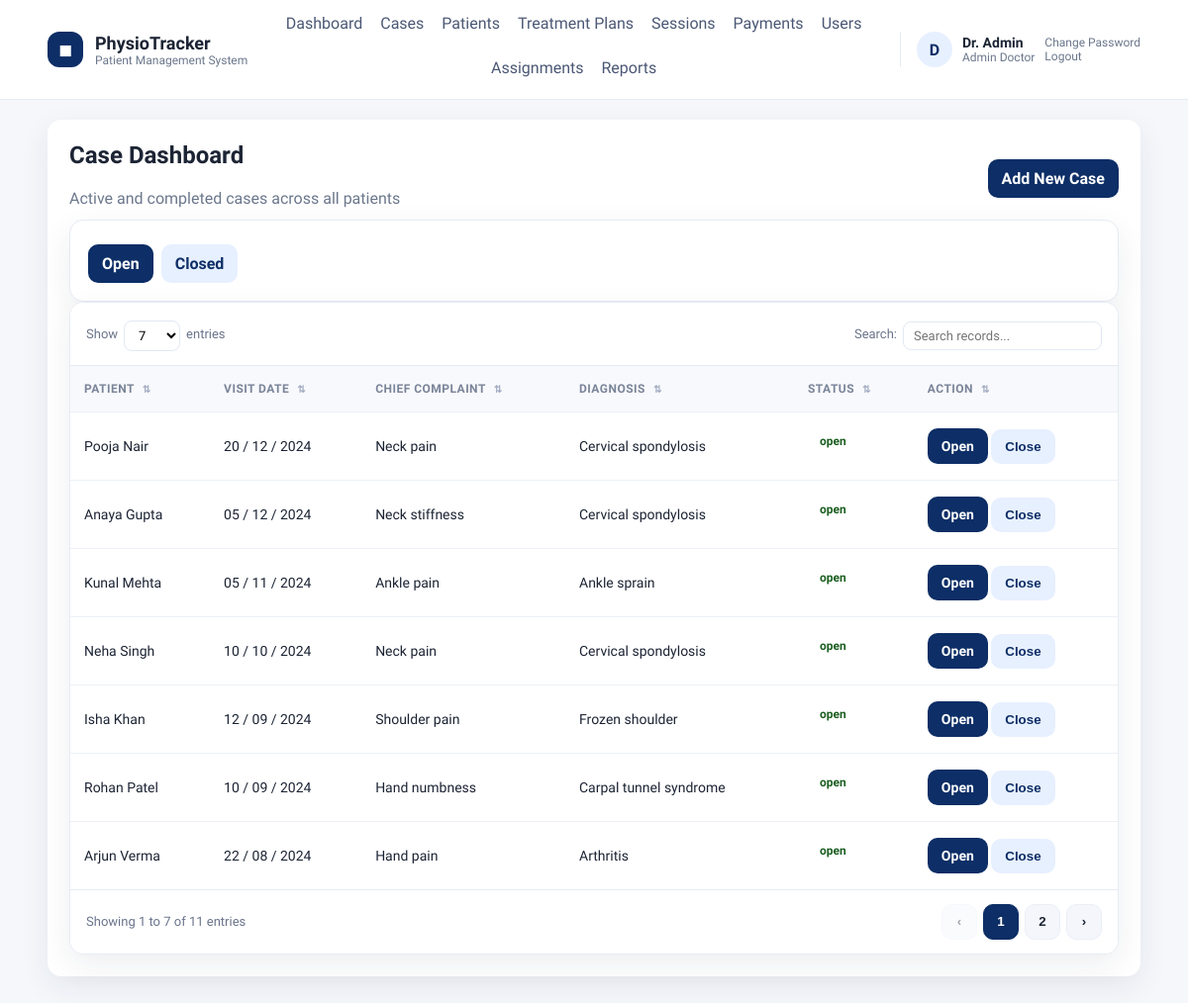
The page /admin/cases.php (signed in) on the database its author committed.
### tables this page shows
CREATE TABLE users (
    id INT AUTO_INCREMENT PRIMARY KEY,
    role ENUM('admin_doctor','sub_doctor','receptionist','patient') NOT NULL,
    name VARCHAR(120) NOT NULL,
    email VARCHAR(180) NOT NULL UNIQUE,
    password_hash VARCHAR(255) NOT NULL,
    security_question VARCHAR(255) NOT NULL,
    security_answer_hash VARCHAR(255) NOT NULL,
    active TINYINT(1) NOT NULL DEFAULT 1,
    can_view_reports TINYINT(1) NOT NULL DEFAULT 1,
    created_at TIMESTAMP DEFAULT CURRENT_TIMESTAMP
);

CREATE TABLE patient_cases (
    id INT AUTO_INCREMENT PRIMARY KEY,
    patient_id INT NOT NULL,
    visit_date DATETIME NOT NULL,
    condition_duration VARCHAR(100),
    status ENUM('open','closed') NOT NULL DEFAULT 'open',
    closed_at DATE NULL,
    closed_notes TEXT,
    chief_complain TEXT,
    history_present_illness TEXT,
    past_medical_history TEXT,
    surgical_history TEXT,
    family_history TEXT,
    socio_economic_status TEXT,
    observation_built TEXT,
    observation_attitude_limb TEXT,
    observation_posture TEXT,
    observation_deformity TEXT,
    aids_applications TEXT,
    gait TEXT,
    palpation_tenderness TEXT,
    palpation_oedema VARCHAR(50),
    palpation_warmth TEXT,
    palpation_crepitus TEXT,
    examination_rom TEXT,
    muscle_power TEXT,
    muscle_bulk TEXT,
    ligament_instability TEXT,
    pain_type TEXT,
    pain_site TEXT,
    pain_nature TEXT,
    pain_aggravating_factor TEXT,
    pain_relieving_factor TEXT,
    pain_measurement TINYINT NULL,
    gait_assessment TEXT,
    diagnosis TEXT,
    treatment_goals TEXT,
    created_by INT NULL,
    created_at TIMESTAMP DEFAULT CURRENT_TIMESTAMP,
    FOREIGN KEY (patient_id) REFERENCES patients(id) ON DELETE CASCADE
);

CREATE TABLE patients (
    id INT AUTO_INCREMENT PRIMARY KEY,
    user_id INT NULL,
    first_name VARCHAR(80) NOT NULL,
    last_name VARCHAR(80) NOT NULL,
    age INT NULL,
    gender VARCHAR(20),
    dob DATE NULL,
    occupation VARCHAR(120),
    assessment_date DATE NULL,
    dominance VARCHAR(50),
    condition_duration VARCHAR(100),
    phone VARCHAR(40),
    address VARCHAR(255),
    emergency_contact VARCHAR(120),
    chief_complain TEXT,
    history_present_illness TEXT,
    past_medical_history TEXT,
    surgical_history TEXT,
    family_history TEXT,
    socio_economic_status TEXT,
    observation_built TEXT,
    observation_attitude_limb TEXT,
    observation_posture TEXT,
    observation_deformity TEXT,
    aids_applications TEXT,
    gait TEXT,
    palpation_tenderness TEXT,
    palpation_oedema VARCHAR(50),
    palpation_warmth TEXT,
    palpation_crepitus TEXT,
    examination_rom TEXT,
    muscle_power TEXT,
    muscle_bulk TEXT,
    ligament_instability TEXT,
    pain_type TEXT,
    pain_site TEXT,
    pain_nature TEXT,
    pain_aggravating_factor TEXT,
    pain_relieving_factor TEXT,
    pain_measurement TINYINT NULL,
    gait_assessment TEXT,
    diagnosis TEXT,
    treatment_goals TEXT,
    created_by INT NULL,
    created_at TIMESTAMP DEFAULT CURRENT_TIMESTAMP,
    FOREIGN KEY (user_id) REFERENCES users(id) ON DELETE SET NULL
);

### db.php (called while the page is built, shortened)
<?php
function db(): PDO
{
    static $pdo = null;
    if ($pdo === null) {
        $dsn = 'mysql:host=' . DB_HOST . ';dbname=' . DB_NAME . ';charset=utf8mb4';
        $pdo = new PDO($dsn, DB_USER, DB_PASS, [
            PDO::ATTR_ERRMODE => PDO::ERRMODE_EXCEPTION,
            PDO::ATTR_DEFAULT_FETCH_MODE => PDO::FETCH_ASSOC,
        ]);
    }
    return $pdo;
}

### auth.php (called while the page is built, shortened)
<?php
require_once __DIR__ . '/db.php';
require_once __DIR__ . '/helpers.php';
function current_user(): ?array
{
    $stmt = db()->prepare('SELECT * FROM users WHERE id = ?');
    $stmt->execute([$_SESSION['user_id']]);
    $user = $stmt->fetch();
    return $user ?: null;
}

### helpers.php (called while the page is built, shortened)
<?php
require_once __DIR__ . '/db.php';
function e(string $value): string
{
    return htmlspecialchars($value, ENT_QUOTES, 'UTF-8');
}

### admin/cases.php (the view, shortened to what this page needs)
<?php
require_once __DIR__ . '/../auth.php';
require_once __DIR__ . '/../helpers.php';
$pdo = db();
$patientId = (int) ($_GET['patient_id'] ?? 0);
$status = trim($_GET['status'] ?? 'open');
$query = '
    SELECT pc.*, p.first_name, p.last_name
    FROM patient_cases pc
    JOIN patients p ON p.id = pc.patient_id
    WHERE 1=1
';
$params = [];
if ($status !== '') {
    $query .= ' AND pc.status = ?';
    $params[] = $status;
}
$query .= ' ORDER BY pc.visit_date DESC';
$stmt = $pdo->prepare($query);
$stmt->execute($params);
$cases = $stmt->fetchAll();
require __DIR__ . '/../layout/header.php';
?>
<div class="page-header">
    <div>
        <h2>Case Dashboard</h2>
        <div class="page-subtitle">Active and completed cases across all patients</div>
    </div>
    <div class="form-actions">
        <a class="btn" href="case_add.php<?php echo $patientId ? ('?patient_id=' . $patientId) : ''; ?>">Add New Case</a>
    </div>
</div>
<div class="section-card" style="margin-top: 12px;">
    <div class="chip-group">
        <a class="btn <?php echo $status === 'open' ? '' : 'ghost'; ?>" href="cases.php?status=open">Open</a>
        <a class="btn <?php echo $status === 'closed' ? '' : 'ghost'; ?>" href="cases.php?status=closed">Closed</a>
    </div>
</div>
<div class="table-wrap">
<table class="data-table" data-page-size="7">
    <thead>
    <tr>
        <th>Patient</th>
        <th>Visit Date</th>
        <th>Chief Complaint</th>
        <th>Diagnosis</th>
        <th>Status</th>
        <th>Action</th>
    </tr>
    </thead>
    <tbody>
    <?php foreach ($cases as $case): ?>
        <tr>
            <td><?php echo e($case['first_name'] . ' ' . $case['last_name']); ?></td>
            <td><?php echo e($case['visit_date'] ? date('d / m / Y', strtotime($case['visit_date'])) : ''); ?></td>
            <td><?php echo e($case['chief_complain']); ?></td>
            <td><?php echo e($case['diagnosis']); ?></td>
            <td><span class="badge <?php echo $case['status'] === 'open' ? 'success' : 'muted'; ?>"><?php echo e($case['status']); ?></span></td>
            <td>
                <a class="btn" href="case_view.php?case_id=<?php echo $case['id']; ?>">Open</a>
                <?php if ($case['status'] === 'open'): ?>
                    <form method="post" style="display:inline-block">
                        <button class="btn ghost" type="submit">Close</button>
                    </form>
                <?php endif; ?>
            </td>
        </tr>
    <?php endforeach; ?>
    </tbody>
</table>
</div>
<?php require __DIR__ . '/../layout/footer.php'; ?>

### layout/header.php (shortened to what this page needs)
<?php
require_once __DIR__ . '/../auth.php';
require_once __DIR__ . '/../helpers.php';
$user = current_user();
$role = $user['role'] ?? '';
$menu = [];
if ($user) {
    if ($role === 'admin_doctor') {
        $menu = [
            'Dashboard' => 'admin/dashboard.php',
            'Cases' => 'admin/cases.php',
            'Patients' => 'admin/patients.php',
            'Treatment Plans' => 'admin/treatment_plans.php',
            'Sessions' => 'admin/sessions.php',
            'Payments' => 'admin/payments.php',
            'Users' => 'admin/users.php',
            'Assignments' => 'admin/assignments.php',
        ];
        if ((int) $user['can_view_reports'] === 1) {
            $menu['Reports'] = 'admin/reports.php';
        }
    } elseif ($role === 'sub_doctor') {
        $menu = [
            'Dashboard' => 'subdoctor/dashboard.php',
            'Assigned Patients' => 'subdoctor/patients.php',
            'Session Notes' => 'subdoctor/sessions.php',
        ];
    } elseif ($role === 'receptionist') {
        $menu = [
            'Dashboard' => 'receptionist/dashboard.php',
            'Register Patients' => 'receptionist/patients.php',
            'Payments' => 'receptionist/payments.php',
        ];
    }
}
?>
<!doctype html>
<html>
<head>
    <?php $cssVersion = @filemtime(__DIR__ . '/../assets/style.css') ?: time(); ?>
    <link rel="stylesheet" href="<?php echo BASE_URL; ?>assets/style.css?v=<?php echo $cssVersion; ?>">
</head>
<body>
<header class="site-header">
    <div class="header-inner">
        <div class="brand">
            <div class="brand-mark">◼︎</div>
            <div>
                <div class="brand-title">PhysioTracker</div>
                <div class="brand-subtitle">Patient Management System</div>
            </div>
        </div>
        <nav class="main-nav">
            <?php if ($user): ?>
                <?php foreach ($menu as $label => $path): ?>
                    <a href="<?php echo BASE_URL . $path; ?>"><?php echo e($label); ?></a>
                <?php endforeach; ?>
            <?php else: ?>
                <a href="<?php echo BASE_URL; ?>login.php">Login</a>
            <?php endif; ?>
        </nav>
        <?php if ($user): ?>
            <div class="user-chip">
                <div class="user-avatar"><?php echo e(strtoupper(substr($user['name'], 0, 1))); ?></div>
                <div>
                    <div class="user-name"><?php echo e($user['name']); ?></div>
                    <div class="user-role"><?php echo e(str_replace('_', ' ', $role)); ?></div>
                </div>
                <div class="user-actions">
                    <a href="<?php echo BASE_URL; ?>change_password.php">Change Password</a>
                    <a href="<?php echo BASE_URL; ?>logout.php">Logout</a>
                </div>
            </div>
        <?php endif; ?>
    </div>
</header>
<main class="page">
    <div class="container">

### assets/style.css (style rules this page uses)
:root { --bg: #f5f7fb; --card: #ffffff; --text: #1c2434; --muted: #6b778c; --primary: #0d2e66; --primary-100: #e7f0ff; --border: #e6ebf3; --shadow: 0 10px 30px rgba(23, 36, 58, 0.08); --radius: 14px; }
* { box-sizing: border-box; }
body { font-family: "Plus Jakarta Sans", "Manrope", "Inter", Arial, sans-serif; margin: 0; background: var(--bg); color: var(--text); }
a { color: inherit; }
.site-header { background: #ffffff; border-bottom: 1px solid var(--border); position: sticky; top: 0; z-index: 20; }
.header-inner { width: 92%; max-width: 1280px; margin: 0 auto; display: flex; align-items: center; justify-content: space-between; gap: 18px; padding: 14px 0; flex-wrap: wrap; }
.brand { display: flex; align-items: center; gap: 12px; }
.brand-mark { background: var(--primary); color: #fff; width: 36px; height: 36px; display: grid; place-items: center; border-radius: 12px; font-weight: 700; }
.brand-title { font-weight: 700; font-size: 18px; }
.brand-subtitle { font-size: 12px; color: var(--muted); }
.main-nav { display: flex; gap: 18px; flex-wrap: wrap; justify-content: center; flex: 1; }
.main-nav a { text-decoration: none; font-weight: 500; color: #4b5875; padding-bottom: 6px; border-bottom: 2px solid transparent; }
.user-chip { display: flex; align-items: center; gap: 10px; border-left: 1px solid var(--border); padding-left: 16px; }
.user-avatar { width: 36px; height: 36px; border-radius: 50%; background: var(--primary-100); display: grid; place-items: center; font-weight: 700; color: var(--primary); }
.user-name { font-weight: 600; font-size: 14px; }
.user-role { font-size: 12px; color: var(--muted); text-transform: capitalize; }
.user-actions a { display: block; font-size: 12px; color: var(--muted); text-decoration: none; }
.page { padding: 20px 0 40px; }
.container { width: 92%; max-width: 1280px; margin: 0 auto; background: var(--card); padding: 22px; border-radius: var(--radius); box-shadow: var(--shadow); }
h2 { margin-top: 0; color: var(--text); font-weight: 700; }
.page-header { display: flex; align-items: center; justify-content: space-between; gap: 12px; flex-wrap: wrap; margin-bottom: 12px; }
.page-subtitle { color: var(--muted); margin-top: 4px; }
.section-card { background: var(--card); border: 1px solid var(--border); border-radius: var(--radius); padding: 18px; box-shadow: var(--shadow); }
.table-wrap { border: 1px solid var(--border); border-radius: var(--radius); overflow: hidden; overflow-x: auto; background: #fff; box-shadow: var(--shadow); -webkit-overflow-scrolling: touch; }
table { width: 100%; border-collapse: separate; border-spacing: 0; }
th, td { border-bottom: 1px solid #edf1f7; padding: 16px 14px; text-align: left; font-size: 14px; white-space: nowrap; }
th { background: #f8f9fc; color: #7a8499; font-weight: 700; text-transform: uppercase; letter-spacing: 0.04em; font-size: 12px; }
th.sortable { cursor: pointer; position: relative; }
th.sortable::after { content: '⇅'; font-size: 10px; color: #a2acc1; margin-left: 8px; }
tbody tr { background: #fff; }
tbody tr:last-child td { border-bottom: 0; }
.btn { display: inline-flex; align-items: center; justify-content: center; padding: 10px 14px; background: var(--primary); color: #fff; text-decoration: none; border-radius: 10px; border: 0; cursor: pointer; font-weight: 600; white-space: nowrap; }
.btn.ghost { background: var(--primary-100); color: var(--primary); }
.badge { padding: 6px 12px; border-radius: 999px; font-size: 12px; font-weight: 600; display: inline-block; }
.success { color: #1b5e20; margin-bottom: 10px; }
.form-actions { display: flex; gap: 10px; flex-wrap: wrap; margin-top: 8px; }
.chip-group { display: flex; gap: 8px; flex-wrap: wrap; margin-top: 6px; }

### rows shown on the page
users: name "D", name "Dr. Admin", role "Admin Doctor"
patient_cases: patient.last_name "Pooja Nair", visit_date "20 / 12 / 2024", chief_complain "Neck pain", diagnosis "Cervical spondylosis", status "open"
patient_cases: patient.last_name "Anaya Gupta", visit_date "05 / 12 / 2024", chief_complain "Neck stiffness", diagnosis "Cervical spondylosis", status "open"
patient_cases: patient.last_name "Kunal Mehta", visit_date "05 / 11 / 2024", chief_complain "Ankle pain", diagnosis "Ankle sprain", status "open"
patient_cases: patient.last_name "Neha Singh", visit_date "10 / 10 / 2024", chief_complain "Neck pain", diagnosis "Cervical spondylosis", status "open"
patient_cases: patient.last_name "Isha Khan", visit_date "12 / 09 / 2024", chief_complain "Shoulder pain", diagnosis "Frozen shoulder", status "open"
patient_cases: patient.last_name "Rohan Patel", visit_date "10 / 09 / 2024", chief_complain "Hand numbness", diagnosis "Carpal tunnel syndrome", status "open"
patient_cases: patient.last_name "Arjun Verma", visit_date "22 / 08 / 2024", chief_complain "Hand pain", diagnosis "Arthritis", status "open"

### other values the page prints
$label "Dashboard"
$label "Cases"
$label "Patients"
$label "Treatment Plans"
$label "Sessions"
$label "Payments"
$label "Users"
$label "Assignments"
$label "Reports"
